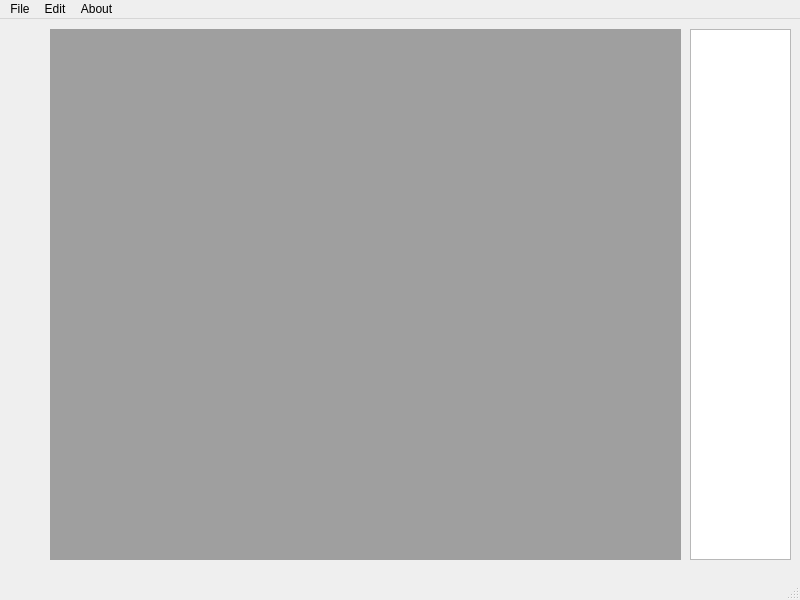
<?xml version="1.0" encoding="UTF-8"?>
<ui version="4.0">
 <class>EditorWindow</class>
 <widget class="QMainWindow" name="EditorWindow">
  <property name="geometry">
   <rect>
    <x>0</x>
    <y>0</y>
    <width>800</width>
    <height>600</height>
   </rect>
  </property>
  <property name="windowTitle">
   <string>EditorWindow</string>
  </property>
  <widget class="QWidget" name="centralwidget">
   <widget class="QMdiArea" name="mdiArea">
    <property name="geometry">
     <rect>
      <x>50</x>
      <y>10</y>
      <width>631</width>
      <height>531</height>
     </rect>
    </property>
   </widget>
   <widget class="QTreeView" name="treeView">
    <property name="geometry">
     <rect>
      <x>690</x>
      <y>10</y>
      <width>101</width>
      <height>531</height>
     </rect>
    </property>
   </widget>
  </widget>
  <widget class="QMenuBar" name="menubar">
   <property name="geometry">
    <rect>
     <x>0</x>
     <y>0</y>
     <width>800</width>
     <height>23</height>
    </rect>
   </property>
   <widget class="QMenu" name="menuFile">
    <property name="title">
     <string>File</string>
    </property>
    <addaction name="actionSave"/>
    <addaction name="actionSave_As"/>
    <addaction name="actionLoad"/>
    <addaction name="actionExit"/>
   </widget>
   <widget class="QMenu" name="menuEdit">
    <property name="title">
     <string>Edit</string>
    </property>
   </widget>
   <widget class="QMenu" name="menuAbout">
    <property name="title">
     <string>About</string>
    </property>
   </widget>
   <addaction name="menuFile"/>
   <addaction name="menuEdit"/>
   <addaction name="menuAbout"/>
  </widget>
  <widget class="QStatusBar" name="statusbar"/>
  <action name="actionSave">
   <property name="text">
    <string>Save</string>
   </property>
  </action>
  <action name="actionSave_As">
   <property name="text">
    <string>Save As ...</string>
   </property>
  </action>
  <action name="actionLoad">
   <property name="text">
    <string>Load</string>
   </property>
  </action>
  <action name="actionExit">
   <property name="text">
    <string>Exit</string>
   </property>
  </action>
 </widget>
 <resources/>
 <connections/>
</ui>
